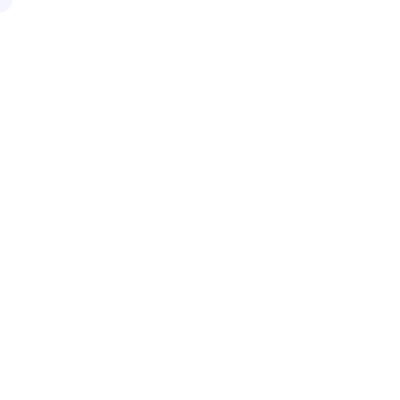
Frame 1 (no input)
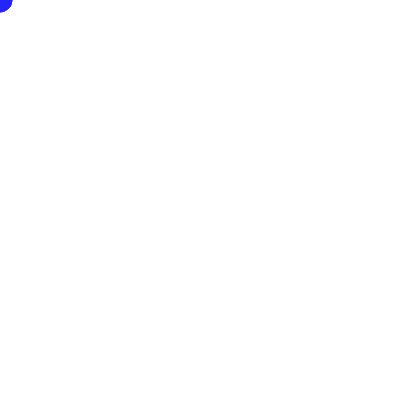
Frame 60 (no input)
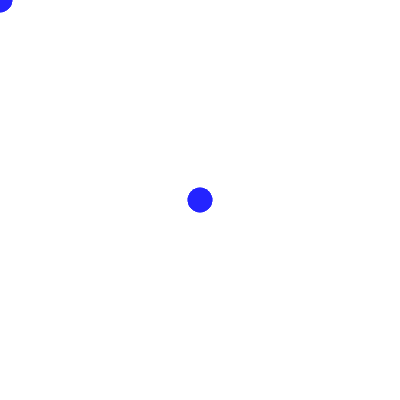
Frame 120 (the mouse pressed at the canvas centre since frame 60)

The p5.js sketch that drew these frames (run headless with seeded random() and noise() and a simulated clock; from frame 60 on, the mouse is pressed at the canvas centre):

// p5.js sketch
// ── sketch.js
// setup function - used for commands that need to run only once
function setup()
{
  // only put code here that you want to happen one time, 
  // at the start of your program

  // create a canvas element on the page
  createCanvas(400,400);
  
  // don't draw any "strokes" on our shapes
  noStroke();

  // set up our "fill" color to be semi-transparent
  fill(0, 0, 255, 10);
}

// draw function - this is our 'game' loop that automatically 
// executes over and over
function draw()
{
  // draw an ellipse where the mouse is
  ellipse(mouseX, mouseY, 25, 25);
}
		
